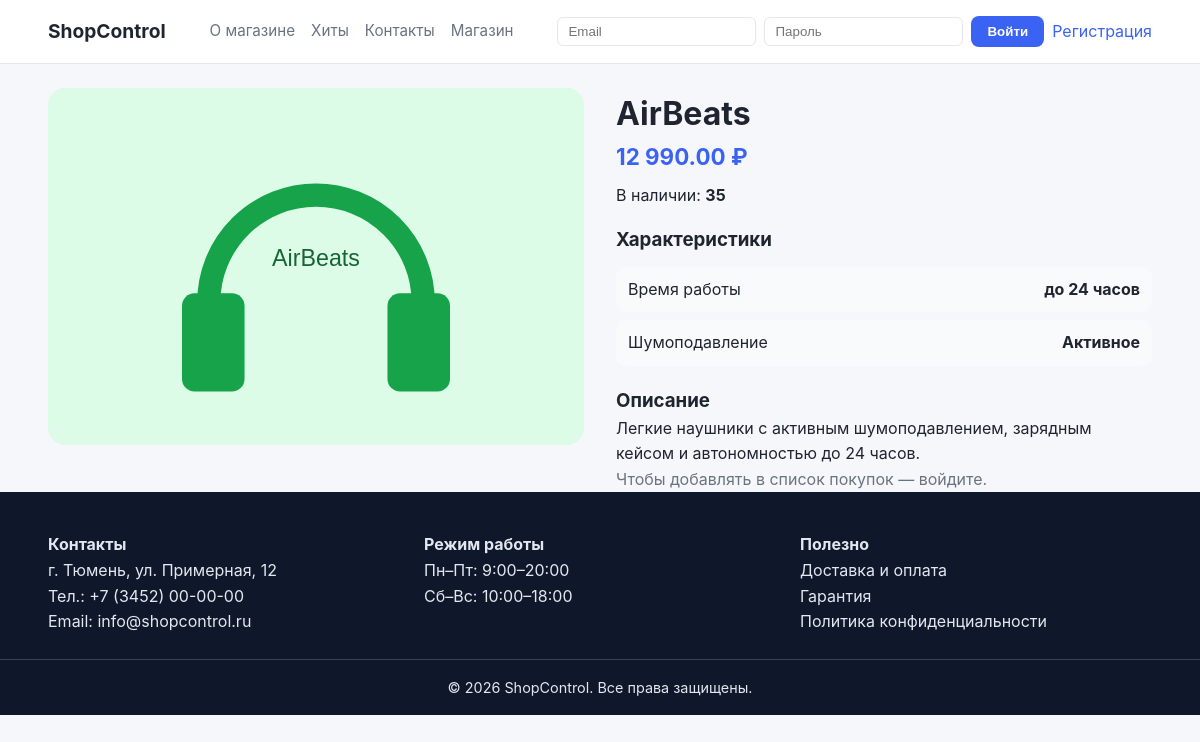
The app's page /product.php?id=3 with its own data.
### tables this page shows
CREATE TABLE products (
  id            BIGINT UNSIGNED PRIMARY KEY AUTO_INCREMENT,
  category_id   BIGINT UNSIGNED NULL,
  title         VARCHAR(200) NOT NULL,
  short_desc    VARCHAR(400) NOT NULL,
  description   TEXT NOT NULL,
  price         DECIMAL(10,2) NOT NULL CHECK (price >= 0),
  stock_qty     INT NOT NULL DEFAULT 0 CHECK (stock_qty >= 0),
  is_active     TINYINT(1) NOT NULL DEFAULT 1,
  main_image    VARCHAR(255) NULL,
  created_at    TIMESTAMP NOT NULL DEFAULT CURRENT_TIMESTAMP,
  updated_at    TIMESTAMP NULL DEFAULT NULL ON UPDATE CURRENT_TIMESTAMP,
  CONSTRAINT fk_products_category
    FOREIGN KEY (category_id) REFERENCES categories(id)
    ON DELETE SET NULL ON UPDATE CASCADE,
  INDEX idx_products_active (is_active),
  INDEX idx_products_category (category_id),
  INDEX idx_products_price (price)
);

CREATE TABLE product_specs (
  id         BIGINT UNSIGNED PRIMARY KEY AUTO_INCREMENT,
  product_id BIGINT UNSIGNED NOT NULL,
  spec_key   VARCHAR(80) NOT NULL,
  spec_value VARCHAR(200) NOT NULL,
  CONSTRAINT fk_specs_product
    FOREIGN KEY (product_id) REFERENCES products(id)
    ON DELETE CASCADE ON UPDATE CASCADE,
  UNIQUE KEY uniq_product_spec (product_id, spec_key),
  INDEX idx_specs_product (product_id)
);

### app/helpers.php (called while the page is built, shortened)
<?php
function e(string $value): string
{
    return htmlspecialchars($value, ENT_QUOTES | ENT_SUBSTITUTE, 'UTF-8');
}

### app/auth.php (called while the page is built, shortened)
<?php
function current_user(): ?array
{
    return $_SESSION['user'] ?? null;
}

### public/product.php (the view, shortened to what this page needs)
<?php
require __DIR__ . '/../app/auth.php';
require __DIR__ . '/../app/helpers.php';
$pdo = db();
$id = (int)($_GET['id'] ?? 0);
$stmt = $pdo->prepare("
  SELECT p.*
  FROM products p
  WHERE p.id = ? AND p.is_active = 1
");
$stmt->execute([$id]);
$product = $stmt->fetch();
$specsStmt = $pdo->prepare("SELECT spec_key, spec_value FROM product_specs WHERE product_id = ? ORDER BY spec_key");
$specsStmt->execute([$id]);
$specs = $specsStmt->fetchAll();
?>
<!doctype html>
<html lang="ru">
<head>
    <link rel="stylesheet" href="/assets/css/style.css">
</head>
<body>
    <?php include __DIR__ . '/partials/header.php'; ?>
    <main class="container">
        <div class="product-page">
            <img class="product-big" src="/<?= e($product['main_image'] ?? '') ?>" alt="">
            <div>
                <h1><?= e($product['title']) ?></h1>
                <p class="price"><?= number_format((float)$product['price'], 2, '.', ' ') ?> ₽</p>
                <p class="stock">В наличии: <strong><?= (int)$product['stock_qty'] ?></strong></p>
                <?php if ($specs): ?>
                    <h3>Характеристики</h3>
                    <ul class="specs">
                        <?php foreach ($specs as $s): ?>
                            <li><span><?= e($s['spec_key']) ?></span><b><?= e($s['spec_value']) ?></b></li>
                        <?php endforeach; ?>
                    </ul>
                <?php endif; ?>
                <h3>Описание</h3>
                <p><?= nl2br(e($product['description'])) ?></p>
                <?php if (current_user()): ?>
                    <form method="post" action="/wishlist.php">
                        <input type="hidden" name="product_id" value="<?= (int)$product['id'] ?>">
                        <button class="btn" type="submit" name="action" value="add">Добавить в список покупок</button>
                    </form>
                <?php else: ?>
                    <p class="muted">Чтобы добавлять в список покупок — войдите.</p>
                <?php endif; ?>
            </div>
        </div>
    </main>
    <?php include __DIR__ . '/partials/footer.php'; ?>
</body>
</html>

### public/assets/css/style.css (style rules this page uses)
:root { --bg: #f6f7fb; --text: #1f2430; --muted: #6b7280; --primary: #3a63f3; --primary-dark: #2c4ec4; --card: #ffffff; --border: #e5e7eb; --success: #22c55e; --error: #ef4444; }
* { box-sizing: border-box; margin: 0; padding: 0; }
body { font-family: "Inter", "Segoe UI", sans-serif; background: var(--bg); color: var(--text); line-height: 1.6; }
img { max-width: 100%; display: block; }
.container { width: min(1140px, 92%); margin: 0 auto; }
.muted { color: var(--muted); }
.product-page { display: grid; gap: 32px; grid-template-columns: repeat(auto-fit, minmax(260px, 1fr)); margin-top: 24px; }
.product-big { width: 100%; border-radius: 18px; object-fit: cover; background: #e2e8f0; }
.price { font-size: 1.4rem; font-weight: 700; color: var(--primary); }
.stock { margin: 8px 0 16px; }
.specs { list-style: none; margin: 12px 0 20px; display: grid; gap: 8px; }
.specs li { display: flex; justify-content: space-between; background: #f8fafc; padding: 10px 12px; border-radius: 10px; }

### records on screen
products: main_image (picture), title "AirBeats", price "12 990.00", stock_qty "35", description "Легкие наушники с активным шумоподавлением, зарядным кейсом и автономностью до 24 часов."
product_specs: spec_key "Время работы", spec_value "до 24 часов"
product_specs: spec_key "Шумоподавление", spec_value "Активное"
